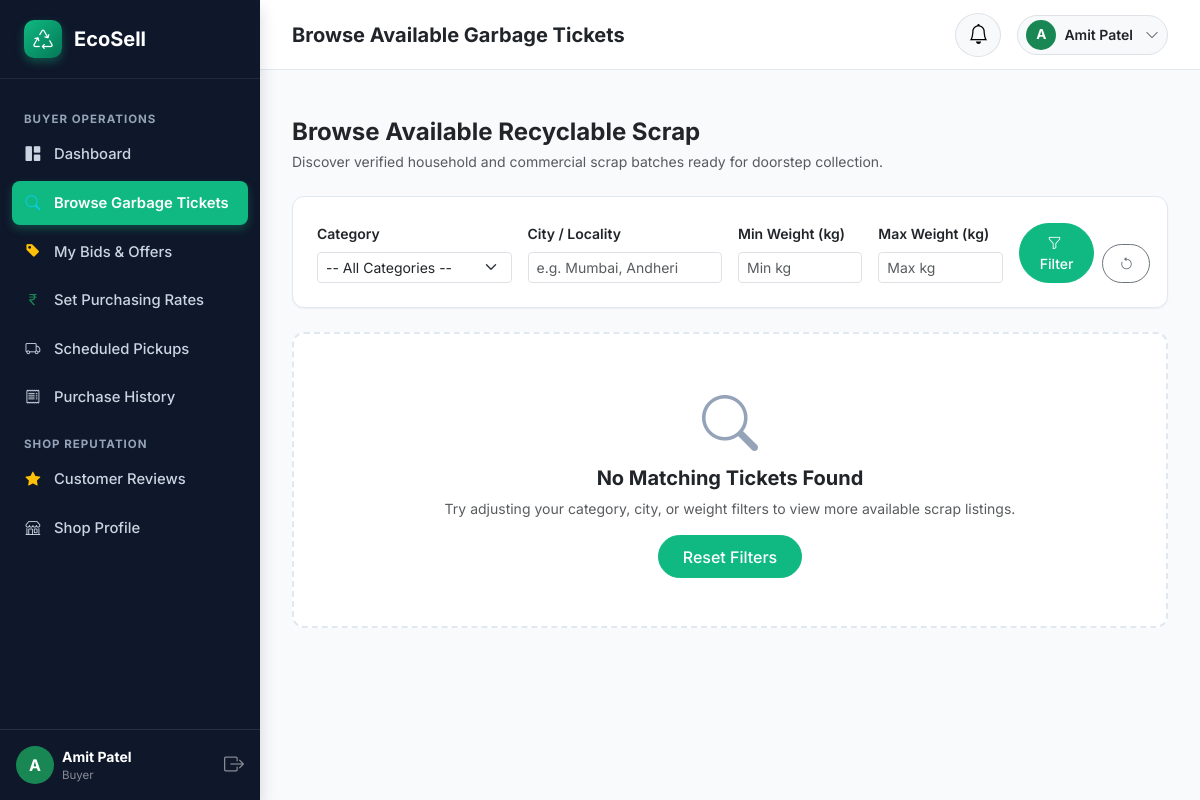
Page /buyer/browse (signed in) on the committed database.
### models/user.py (models this page shows, shortened)
class User(UserMixin, db.Model):
    __tablename__ = 'users'
    id = db.Column(db.Integer, primary_key=True, autoincrement=True)
    full_name = db.Column(db.String(150), nullable=False)
    email = db.Column(db.String(150), nullable=False, unique=True, index=True)
    phone = db.Column(db.String(25), nullable=False)
    password_hash = db.Column(db.String(255), nullable=False)
    role = db.Column(db.String(20), nullable=False, index=True)  # 'seller', 'buyer', 'admin'
    account_status = db.Column(db.String(20), default='active')  # 'active', 'pending', 'suspended'
    created_at = db.Column(db.DateTime, default=datetime.utcnow)
    seller_profile = db.relationship('SellerProfile', backref='user', uselist=False, cascade='all, delete-orphan')
    buyer_profile = db.relationship('BuyerProfile', backref='user', uselist=False, cascade='all, delete-orphan')
    selling_tickets = db.relationship('SellingTicket', backref='seller', lazy='dynamic', cascade='all, delete-orphan')
    buyer_offers = db.relationship('BuyerOffer', backref='buyer', lazy='dynamic', cascade='all, delete-orphan')
    buyer_prices = db.relationship('BuyerPrice', backref='buyer', lazy='dynamic', cascade='all, delete-orphan')
    complaints = db.relationship('Complaint', backref='user', lazy='dynamic', cascade='all, delete-orphan')
    notifications = db.relationship('Notification', backref='user', lazy='dynamic', cascade='all, delete-orphan', order_by='Notification.created_at.desc()')
    @property
    def is_seller(self):
        return self.role == 'seller'
    @property
    def is_buyer(self):
        return self.role == 'buyer'
    @property
    def is_active(self):
        return self.account_status == 'active'

### routes/buyer_routes.py (the view)
@buyer_bp.route('/browse')
@login_required
@buyer_required
def browse():
    categories = GarbageCategory.query.filter_by(status='active').order_by(GarbageCategory.category_name).all()
    category_id = request.args.get('category_id', type=int)
    city = request.args.get('city', '').strip()
    min_qty = request.args.get('min_qty', type=float)
    max_qty = request.args.get('max_qty', type=float)
    search = request.args.get('q', '').strip()
    query = SellingTicket.query.filter_by(status='Open')
    query = query.filter(SellingTicket.seller_id != current_user.id)
    if category_id:
        query = query.filter_by(category_id=category_id)
    if city:
        query = query.filter(SellingTicket.city.ilike(f"%{city}%"))
    if min_qty is not None:
        query = query.filter(SellingTicket.estimated_quantity >= min_qty)
    if max_qty is not None:
        query = query.filter(SellingTicket.estimated_quantity <= max_qty)
    if search:
        query = query.filter(
            (SellingTicket.ticket_number.ilike(f"%{search}%")) |
            (SellingTicket.description.ilike(f"%{search}%")) |
            (SellingTicket.pickup_address.ilike(f"%{search}%"))
        )
    tickets = query.order_by(SellingTicket.created_at.desc()).all()
    buyer_prices = {bp.category_id: float(bp.price_per_kg) for bp in current_user.buyer_prices}
    my_offers_map = {
        offer.ticket_id: offer
        for offer in BuyerOffer.query.filter(
            BuyerOffer.buyer_id == current_user.id,
            BuyerOffer.ticket_id.in_([t.id for t in tickets]) if tickets else False
        ).all()
    }
    return render_template(
        'buyer/browse.html',
        tickets=tickets,
        categories=categories,
        buyer_prices=buyer_prices,
        my_offers_map=my_offers_map,
        selected_category=category_id,
        selected_city=city,
        min_qty=min_qty,
        max_qty=max_qty,
        search_query=search
    )

### templates/buyer/browse.html (shortened to what this page needs)
{% extends "dashboard_base.html" %}
{% block page_title %}Browse Available Garbage Tickets{% endblock %}
{% block sidebar_menu %}
<li class="sidebar-heading">Buyer Operations</li>
<li class="sidebar-item">
    <a href="{{ url_for('buyer.dashboard') }}" class="sidebar-link">
        <i class="bi bi-grid-1x2-fill"></i> Dashboard
    </a>
</li>
<li class="sidebar-item">
    <a href="{{ url_for('buyer.browse') }}" class="sidebar-link active">
        <i class="bi bi-search text-info"></i> Browse Garbage Tickets
    </a>
</li>
<li class="sidebar-item">
    <a href="{{ url_for('buyer.my_offers') }}" class="sidebar-link">
        <i class="bi bi-tag-fill text-warning"></i> My Bids & Offers
    </a>
</li>
<li class="sidebar-item">
    <a href="{{ url_for('buyer.manage_prices') }}" class="sidebar-link">
        <i class="bi bi-currency-rupee text-success"></i> Set Purchasing Rates
    </a>
</li>
<li class="sidebar-item">
    <a href="{{ url_for('buyer.pickups') }}" class="sidebar-link">
        <i class="bi bi-truck"></i> Scheduled Pickups
    </a>
</li>
<li class="sidebar-item">
    <a href="{{ url_for('buyer.purchases') }}" class="sidebar-link">
        <i class="bi bi-receipt"></i> Purchase History
    </a>
</li>
<li class="sidebar-heading">Shop Reputation</li>
<li class="sidebar-item">
    <a href="{{ url_for('buyer.reviews') }}" class="sidebar-link">
        <i class="bi bi-star-fill text-warning"></i> Customer Reviews
    </a>
</li>
<li class="sidebar-item">
    <a href="{{ url_for('buyer.profile') }}" class="sidebar-link">
        <i class="bi bi-shop"></i> Shop Profile
    </a>
</li>
{% endblock %}
{% block dashboard_body %}
<div class="mb-4">
    <h4 class="fw-bold text-dark mb-1">Browse Available Recyclable Scrap</h4>
    <p class="text-muted small mb-0">Discover verified household and commercial scrap batches ready for doorstep collection.</p>
</div>
<div class="ecosell-card p-4 mb-4">
    <form method="GET" action="{{ url_for('buyer.browse') }}">
        <div class="row g-3">
            <div class="col-md-3">
                <label class="form-label small fw-semibold text-dark">Category</label>
                <select name="category_id" class="form-select form-select-sm">
                    <option value="">-- All Categories --</option>
                </select>
            </div>
            <div class="col-md-3">
                <label class="form-label small fw-semibold text-dark">City / Locality</label>
                <input type="text" name="city" class="form-control form-control-sm" placeholder="e.g. Mumbai, Andheri" value="{{ selected_city }}">
            </div>
            <div class="col-md-2">
                <label class="form-label small fw-semibold text-dark">Min Weight (kg)</label>
                <input type="number" step="1" name="min_qty" class="form-control form-control-sm" placeholder="Min kg" value="{{ min_qty if min_qty is not none else '' }}">
            </div>
            <div class="col-md-2">
                <label class="form-label small fw-semibold text-dark">Max Weight (kg)</label>
                <input type="number" step="1" name="max_qty" class="form-control form-control-sm" placeholder="Max kg" value="{{ max_qty if max_qty is not none else '' }}">
            </div>
            <div class="col-md-2 d-flex align-items-end gap-2">
                <button type="submit" class="btn btn-primary btn-sm rounded-pill w-100 py-2">
                    <i class="bi bi-funnel me-1"></i> Filter
                </button>
                <a href="{{ url_for('buyer.browse') }}" class="btn btn-outline-secondary btn-sm rounded-pill py-2 px-3" title="Clear Filters">
                    <i class="bi bi-arrow-counterclockwise"></i>
                </a>
            </div>
        </div>
    </form>
</div>
{% if tickets %}
<div class="row g-4">
    {% for t in tickets %}
    <div class="col-md-6 col-xl-4">
        <div class="ecosell-card h-100 p-4 d-flex flex-column justify-content-between card-hover-elevate">
            <div>
                <div class="d-flex justify-content-between align-items-start mb-2">
                    <span class="badge bg-light text-dark border px-2 py-1">
                        <i class="bi bi-tag me-1"></i> {{ t.category.category_name }}
                    </span>
                    <span class="badge bg-success-subtle text-success border border-success-subtle">
                        Open for Bids
                    </span>
                </div>
                <h5 class="fw-bold text-dark mb-1">
                    <a href="{{ url_for('buyer.ticket_detail', ticket_id=t.id) }}" class="text-dark">
                        {{ t.ticket_number }}
                    </a>
                </h5>
                {% if t.image %}
                <div class="my-2 text-center overflow-hidden rounded-3 border" style="height: 140px;">
                    <img src="{{ url_for('static', filename='uploads/' ~ t.image) }}" alt="Ticket photo" class="w-100 h-100" style="object-fit: cover;">
                </div>
                {% endif %}
                <p class="text-muted small mb-3 text-truncate-2">
                    {{ t.description or 'Clean recyclable scrap ready for physical inspection.' }}
                </p>
                <div class="p-3 bg-light rounded-3 mb-3 small">
                    <div class="d-flex justify-content-between mb-1">
                        <span class="text-muted">Est. Quantity:</span>
                        <strong class="text-success fs-6">{{ t.estimated_quantity }} kg</strong>
                    </div>
                    <div class="d-flex justify-content-between mb-1">
                        <span class="text-muted">Condition:</span>
                        <span class="badge bg-secondary">{{ t.garbage_condition }}</span>
                    </div>
                    <div class="d-flex justify-content-between mb-1">
                        <span class="text-muted">Pickup Date:</span>
                        <span class="text-dark">{{ t.preferred_pickup_date | date_format }}</span>
                    </div>
                    <div class="d-flex justify-content-between">
                        <span class="text-muted">Location:</span>
                        <span class="text-dark text-truncate ms-2" style="max-width: 170px;">
                            <i class="bi bi-geo-alt text-danger"></i> {{ t.city }} ({{ t.pincode }})
                        </span>
                    </div>
                </div>
            </div>
            <div>
                {% set existing_offer = my_offers_map.get(t.id) %}
                {% if existing_offer %}
                    <div class="alert alert-info py-2 px-3 small d-flex justify-content-between align-items-center mb-2">
                        <span>Your Current Bid: <strong>₹{{ existing_offer.offered_price_per_kg }}/kg</strong></span>
                        <span class="badge bg-info text-dark">{{ existing_offer.offer_status }}</span>
                    </div>
                {% endif %}
                <div class="d-flex justify-content-between align-items-center pt-2 border-top">
                    <span class="text-muted small">
                        <i class="bi bi-people me-1"></i> {{ t.offers.count() }} dealers bid
                    </span>
                    <a href="{{ url_for('buyer.ticket_detail', ticket_id=t.id) }}" class="btn btn-success btn-sm rounded-pill px-4">
                        {% if existing_offer %}Update Bid{% else %}Place Bid{% endif %} <i class="bi bi-arrow-right ms-1"></i>
                    </a>
                </div>
            </div>
        </div>
    </div>
    {% endfor %}
</div>
{% else %}
<div class="empty-state py-5">
    <i class="bi bi-search empty-state-icon"></i>
    <h5 class="fw-bold text-dark">No Matching Tickets Found</h5>
    <p class="text-muted small mb-3">Try adjusting your category, city, or weight filters to view more available scrap listings.</p>
    <a href="{{ url_for('buyer.browse') }}" class="btn btn-primary rounded-pill px-4">Reset Filters</a>
</div>
{% endif %}
{% endblock %}

### templates/dashboard_base.html (shortened to what this page needs)
{% extends "base.html" %}
{% block layout %}
<div class="dashboard-wrapper">
    <aside class="dashboard-sidebar shadow">
        <div class="sidebar-brand">
            <div class="brand-leaf-icon">
                <i class="bi bi-recycle fs-5"></i>
            </div>
            <span>EcoSell</span>
        </div>
        <ul class="sidebar-nav">
            {% block sidebar_menu %}{% endblock %}
        </ul>
        <div class="p-3 border-top border-secondary border-opacity-25 mt-auto">
            <div class="d-flex align-items-center gap-2">
                <div class="rounded-circle bg-success text-white d-flex align-items-center justify-content-center fw-bold" style="width: 38px; height: 38px;">
                    {{ current_user.full_name[:1] | upper }}
                </div>
                <div class="overflow-hidden flex-grow-1">
                    <div class="text-white small fw-bold text-truncate">{{ current_user.full_name }}</div>
                    <div class="text-white-50 text-truncate" style="font-size: 0.72rem;">{{ current_user.role | capitalize }}</div>
                </div>
                <a href="{{ url_for('auth.logout') }}" class="text-white-50 hover-white" title="Logout">
                    <i class="bi bi-box-arrow-right fs-5"></i>
                </a>
            </div>
        </div>
    </aside>
    <div class="dashboard-main">
        <header class="dashboard-topbar">
            <div class="d-flex align-items-center gap-3">
                <h5 class="mb-0 fw-bold text-dark d-none d-sm-block">{% block page_title %}Dashboard{% endblock %}</h5>
            </div>
            <div class="d-flex align-items-center gap-3">
                <div class="dropdown">
                    <button class="btn btn-light rounded-circle position-relative border" type="button" data-bs-toggle="dropdown" aria-expanded="false">
                        <i class="bi bi-bell fs-5 text-gray-700"></i>
                    </button>
                </div>
                <div class="dropdown">
                    <button class="btn btn-light d-flex align-items-center gap-2 border rounded-pill py-1 px-2" type="button" data-bs-toggle="dropdown">
                        <div class="rounded-circle bg-success text-white d-flex align-items-center justify-content-center fw-bold" style="width: 30px; height: 30px; font-size: 0.85rem;">
                            {{ current_user.full_name[:1] | upper }}
                        </div>
                        <span class="small fw-semibold text-dark me-1 d-none d-md-inline">{{ current_user.full_name }}</span>
                        <i class="bi bi-chevron-down text-muted small"></i>
                    </button>
                </div>
            </div>
        </header>
        <div class="px-4 pt-3">
        </div>
        <div class="dashboard-content">
            {% block dashboard_body %}{% endblock %}
        </div>
    </div>
</div>
{% endblock %}

### rows in the picture
User: full_name "A", full_name "Amit Patel", role "Buyer"
